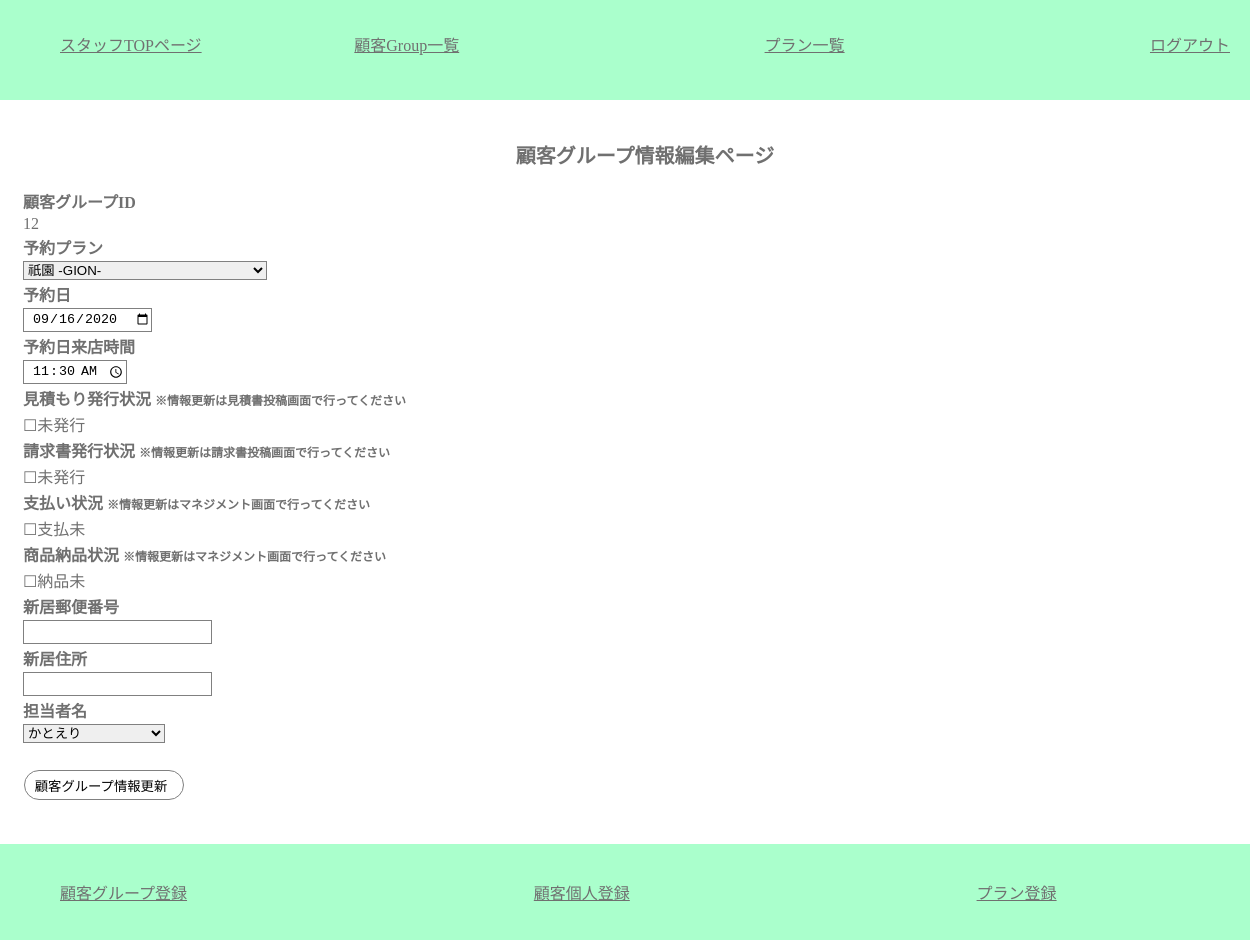
The app's page /staff/c_group_update.php?group_id=12 (signed in), older data.
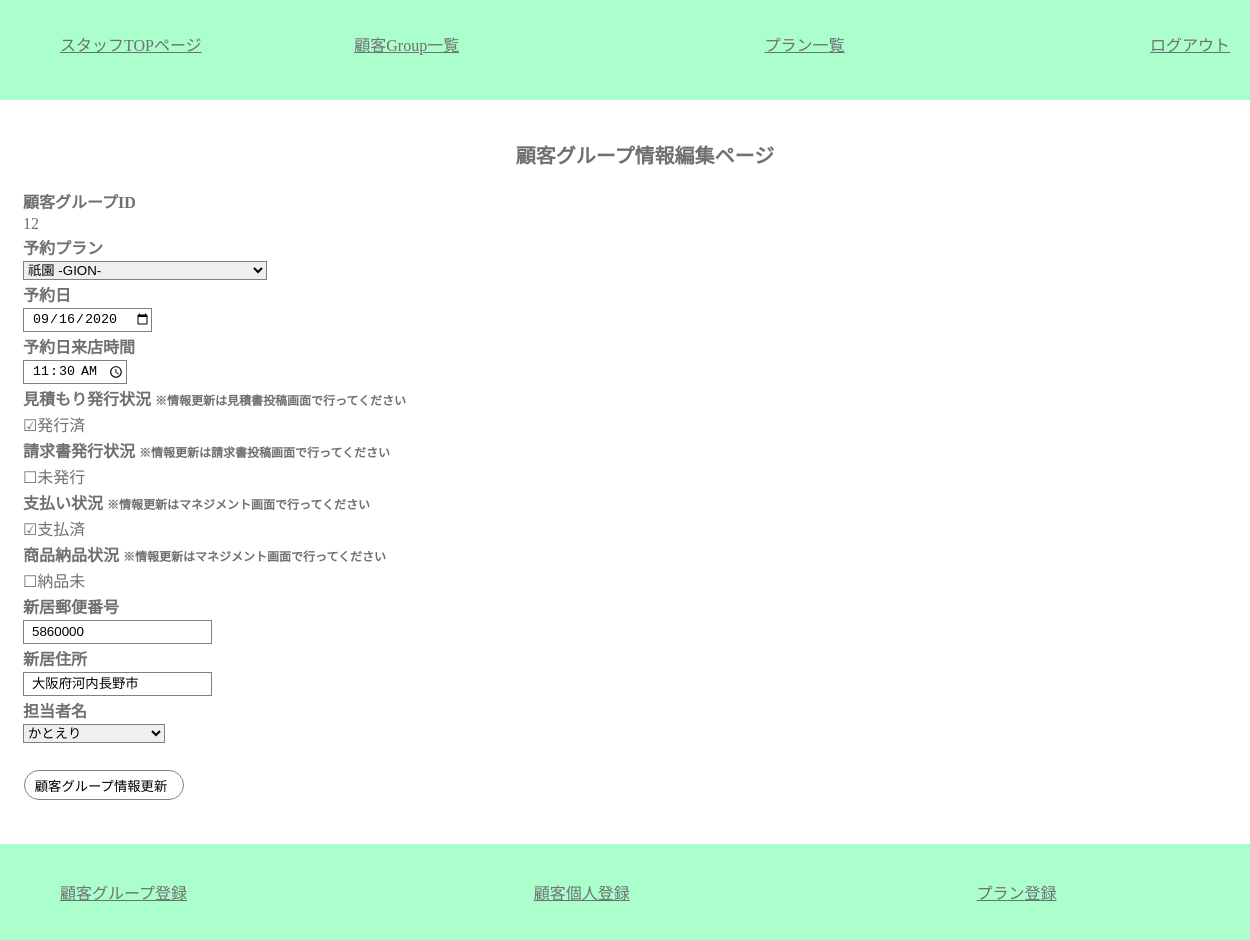
The same page, newer data.
### tables this page shows
CREATE TABLE `c_groups` (
  `c_group_id` int(11) NOT NULL,
  `p_id` int(11) NOT NULL,
  `reserve_day` date NOT NULL,
  `reserve_time` time NOT NULL,
  `estimate` tinyint(1) NOT NULL,
  `invoce` tinyint(1) NOT NULL,
  `payment` tinyint(1) NOT NULL,
  `d_product` tinyint(1) NOT NULL,
  `new_zip` char(7) NOT NULL,
  `new_address` varchar(64) NOT NULL,
  `before2days` tinyint(1) NOT NULL DEFAULT 0,
  `make_reh` tinyint(1) NOT NULL DEFAULT 0,
  `cos_fixed` tinyint(1) NOT NULL DEFAULT 0,
  `cos_fitting` tinyint(1) NOT NULL DEFAULT 0,
  `place_fixed` tinyint(1) NOT NULL DEFAULT 0,
  `s_id` varchar(32) NOT NULL,
  `limit_over` tinyint(1) NOT NULL
);

CREATE TABLE `plans` (
  `p_id` int(11) NOT NULL,
  `p_name` varchar(32) NOT NULL,
  `p_wear` varchar(32) NOT NULL
);

CREATE TABLE `staff` (
  `s_id` varchar(32) NOT NULL,
  `s_name` varchar(32) NOT NULL,
  `s_pass` varchar(255) NOT NULL,
  `s_mail` varchar(64) NOT NULL,
  `role` tinyint(1) NOT NULL
);

### class/meeting.class.php (called while the page is built, shortened)
<?php
class Meeting{
	public $pdo;
	public function __construct(){
		$host  = "localhost";
		$dbname= "meeting_app";
		$dbuser= "root";
		$dbpass= "";
		$dsn = "mysql:host={$host};dbname={$dbname};charset=utf8";
		$this->pdo = new PDO($dsn,$dbuser,$dbpass);
	}
	public function getStaff() {
		$sql="SELECT s_id,s_name FROM staff";
		$rs = $this->pdo->query($sql);
		return $rs;
	}
	public function getCustomerGrouopByGId($c_group_id) {
		$sql = "SELECT * FROM c_groups,customers ";
		$sql .="WHERE c_groups.c_group_id=customers.c_group_id ";
		$sql .="AND c_groups.c_group_id=:c_group_id";
		$stmt = $this->pdo->prepare($sql);
		$stmt->bindValue(":c_group_id",$c_group_id,PDO::PARAM_INT);
		$stmt->execute();
		$row = $stmt->fetch(PDO::FETCH_ASSOC);
		return $row;
	}
	public function getPlan() {
		$sql="SELECT p_id,p_name,p_wear FROM plans";
		$rs = $this->pdo->query($sql);
		return $rs;
	}
}
?>

### staff/c_group_update.php (the view, shortened to what this page needs)
<?php
require_once("../class/meeting.class.php");
$obj =new Meeting();
function h($str) {
	return htmlspecialchars($str,ENT_QUOTES);
}
$rows= $obj->getPlan();
$rows2=$obj->getStaff();
$res=$obj->getCustomerGrouopByGId($_GET["group_id"]);
if($res["estimate"]==0) {
	$estimate="☐未発行";
}else {
	$estimate="☑発行済";
}
if($res["invoce"]==0) {
	$invoce="☐未発行";
}else {
	$invoce="☑発行済";
}
if($res["payment"]==0) {
	$payment="☐支払未";
}else {
	$payment="☑支払済";
}
if($res["d_product"]==0) {
	$d_product="☐納品未";
}else {
	$d_product="☑納品済";
}
?>
<?php require_once("header_for_staff.php"); ?>
		<main>
			<section>
			<h1>顧客グループ情報編集ページ</h1>
				<form action="exec_group_update.php" method="post">
					<table>
						<tr>
							<th>顧客グループID</th>
							<td>
							<?php echo intVal($_GET["group_id"]); ?></td>
						</tr>
						<tr>
							<th><label for="p_id">予約プラン</label></th>
							<td>
								<select name="p_id" id="p_id">
									<?php while($row = $rows->fetch(PDO::FETCH_ASSOC)): ?>
									<option value="<?php echo $row["p_id"]; ?>" <?php if($res["p_id"]==$row["p_id"]) {echo "selected";} ; ?>><?php echo h($row["p_name"]);?>
									</option>
									<?php endwhile; ?>
								</select>
							</td>
						</tr>
							<th><label for="reserve_day">予約日</label></th>
							<td><input type="date" name="reserve_day" id="reserve_day" value="<?php echo $res["reserve_day"]?>"></td>
						<tr>
							<th><label for="reserve_time">予約日来店時間</th>
							<td><input type="time" name="reserve_time" id="reserve_time" value="<?php echo $res["reserve_time"]?>"></td>
						</tr>
						<tr>
							<th><label for="estimate">見積もり発行状況</label><span class="font_mini">※情報更新は見積書投稿画面で行ってください</span></th>
							<td><?php echo $estimate;?>
							</td>
						</tr>
						<tr>
							<th><label for="invoce">請求書発行状況</label><span class="font_mini">※情報更新は請求書投稿画面で行ってください</span></th>
							<td><?php echo $invoce;?>
							</td>
						</tr>
						<tr>
							<th><label for="payment">支払い状況</label><span class="font_mini">※情報更新はマネジメント画面で行ってください</span></th>
							<td><?php echo $payment;?>
							</td>
						</tr>
						<tr>
							<th><label for="d_product">商品納品状況</label><span class="font_mini">※情報更新はマネジメント画面で行ってください</span></th>
							<td><?php echo $d_product;?>
							</td>
						</tr>
						<tr>
							<th><label for="zip">新居郵便番号</label></th>
							<td><input type="number" name="new_zip" id="zip" value="<?php echo $res["new_zip"];?>"></td>
						</tr>
						<tr>
							<th><label for="address">新居住所</label></th>
							<td><input type="text" name="new_address" id="address" value="<?php echo $res["new_address"];?>"></td>
						</tr>
						<tr>
							<th><label for="p_id">担当者名</label></th>
							<td>
								<select name="s_id">
									<?php while($row=$rows2->fetch(PDO::FETCH_ASSOC)): ?>
									<option value="<?php echo $row["s_id"]; ?>" <?php if($res["s_id"]==$row["s_id"]) {echo "selected";} ; ?>><?php echo h($row["s_name"]); ?></option>
									<?php endwhile; ?>
								</select>
							</td>
						</tr>
					</table>
				<p><input class="sub_btn" type="submit" value="顧客グループ情報更新"></p>
				</form>
			</section>
		</main>
<?php include("footer_for_staffpage.php"); ?>

Row changes from the older to the newer data that the page shows:
changed c_groups "☐未発行": estimate "☐未発行" → "☑発行済"; payment "☐支払未" → "☑支払済"; new_zip (not shown) → "5860000"; new_address (not shown) → "大阪府河内長野市"
